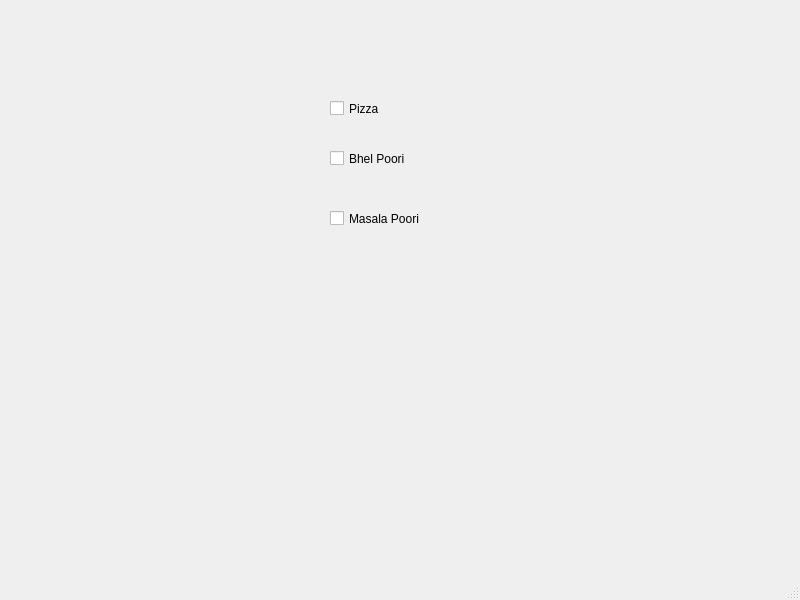
<?xml version="1.0" encoding="UTF-8"?>
<ui version="4.0">
 <class>MainWindow</class>
 <widget class="QMainWindow" name="MainWindow">
  <property name="geometry">
   <rect>
    <x>0</x>
    <y>0</y>
    <width>800</width>
    <height>600</height>
   </rect>
  </property>
  <property name="windowTitle">
   <string>MainWindow</string>
  </property>
  <widget class="QWidget" name="centralwidget">
   <widget class="QCheckBox" name="checkBox">
    <property name="geometry">
     <rect>
      <x>330</x>
      <y>100</y>
      <width>121</width>
      <height>17</height>
     </rect>
    </property>
    <property name="text">
     <string>Pizza</string>
    </property>
   </widget>
   <widget class="QCheckBox" name="checkBox_2">
    <property name="geometry">
     <rect>
      <x>330</x>
      <y>150</y>
      <width>121</width>
      <height>17</height>
     </rect>
    </property>
    <property name="text">
     <string>Bhel Poori</string>
    </property>
   </widget>
   <widget class="QCheckBox" name="checkBox_3">
    <property name="geometry">
     <rect>
      <x>330</x>
      <y>210</y>
      <width>161</width>
      <height>17</height>
     </rect>
    </property>
    <property name="text">
     <string>Masala Poori</string>
    </property>
   </widget>
  </widget>
  <widget class="QMenuBar" name="menubar">
   <property name="geometry">
    <rect>
     <x>0</x>
     <y>0</y>
     <width>800</width>
     <height>26</height>
    </rect>
   </property>
  </widget>
  <widget class="QStatusBar" name="statusbar"/>
 </widget>
 <resources/>
 <connections/>
</ui>
